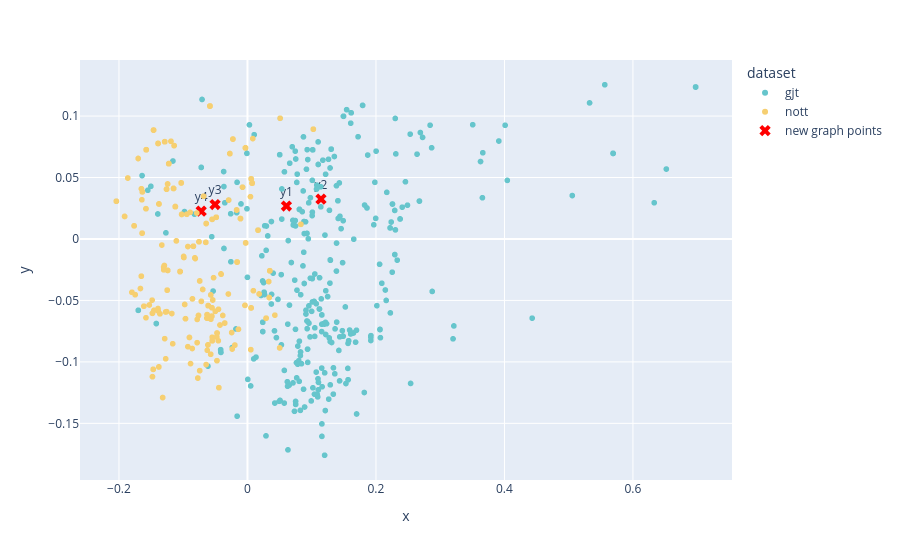

Notebook code for this chart:
### Code cell
chords_list = [metadata[i]['chords'] for i in range(len(y_graph))]
datasets_list = [metadata[i]['dataset'] for i in range(len(y_graph))]
df_graph = pd.DataFrame({
    'x': y_graph[:,0],
    'y': y_graph[:,1],
    'chords': chords_list,
    'dataset': datasets_list
})
fig = px.scatter(
    data_frame=df_graph,
    x='x',
    y='y',
    color='dataset',
    color_discrete_sequence=px.colors.qualitative.Pastel,
    hover_data=['chords'],
)
fig.add_trace(go.Scatter(
    x=new_graph_2d[:, 0],
    y=new_graph_2d[:, 1],
    mode='markers+text',
    marker=dict(color='red', size=10, symbol='x'),
    text=['y1', 'y2', 'y3', 'y4'],
    hovertext=[
        in_seq_1.replace(';','<br>').replace('b_', '<br>b_'),
        in_seq_2.replace(';','<br>').replace('b_', '<br>b_'),
        in_seq_3.replace(';','<br>').replace('b_', '<br>b_'),
        in_seq_4.replace(';','<br>').replace('b_', '<br>b_'),
    ],
    hoverinfo='text',
    textposition='top center',
    name='new graph points'
))
fig.show()

# fig = px.scatter(
#     data_frame=df,
#     x='x',
#     y='y',
#     hover_data=['chords']
# )
# fig.show()

### Figure 1 — Plotly figure (JSON) as saved in the notebook; plotly's stock layout.template omitted (floating-point values rounded to 4 significant figures; data arrays with more than 128 entries replaced by an {"elided": "..."} marker saying what was removed)
{"data": [{"customdata": {"elided": "390x1 str values"}, "hovertemplate": "dataset=gjt<br>x=%{x}<br>y=%{y}<br>chords=%{customdata[0]}<extra></extra>", "legendgroup": "gjt", "marker": {"color": "rgb(102, 197, 204)", "symbol": "circle"}, "mode": "markers", "name": "gjt", "showlegend": true, "type": "scattergl", "x": {"elided": "390 float values"}, "xaxis": "x", "y": {"elided": "390 float values"}, "yaxis": "y"}, {"customdata": {"elided": "664x1 str values"}, "hovertemplate": "dataset=nott<br>x=%{x}<br>y=%{y}<br>chords=%{customdata[0]}<extra></extra>", "legendgroup": "nott", "marker": {"color": "rgb(246, 207, 113)", "symbol": "circle"}, "mode": "markers", "name": "nott", "showlegend": true, "type": "scattergl", "x": {"elided": "664 float values"}, "xaxis": "x", "y": {"elided": "664 float values"}, "yaxis": "y"}, {"hoverinfo": "text", "hovertext": ["<br>b_D:7(b9)_@2<br>G:maj_@2", "<br>b_D:9_@2<br>G:maj_@2", "<br>b_F#:hdim7_@2<br>G:maj_@2", "<br>b_G#:7_@2<br>G:maj_@2"], "marker": {"color": "red", "size": 10, "symbol": "x"}, "mode": "markers+text", "name": "new graph points", "text": ["y1", "y2", "y3", "y4"], "textposition": "top center", "type": "scatter", "x": [0.06065, 0.1144, -0.05046, -0.07203], "y": [0.02679, 0.03247, 0.02801, 0.02262]}], "layout": {"legend": {"title": {"text": "dataset"}, "tracegroupgap": 0}, "margin": {"t": 60}, "xaxis": {"anchor": "y", "domain": [0, 1], "title": {"text": "x"}}, "yaxis": {"anchor": "x", "domain": [0, 1], "title": {"text": "y"}}}}
